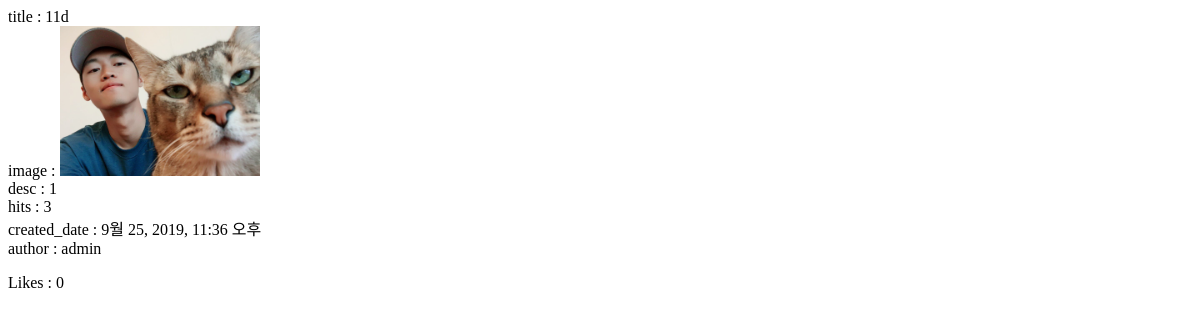
Page /image/detail/2/ on the earlier database version.
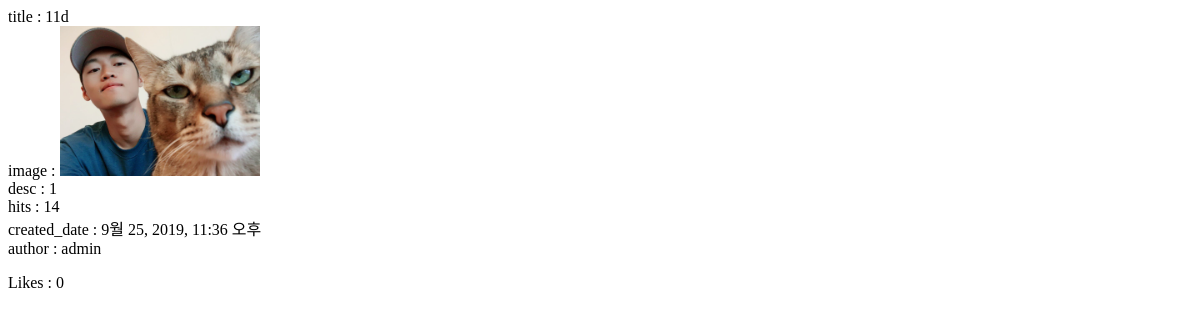
Same page on the later database version.
### imageboard/models.py (models this page shows, shortened)
class ImageBoard(models.Model):
    title = models.CharField(max_length = 50)
    author = models.ForeignKey(settings.AUTH_USER_MODEL , default=1, on_delete = models.CASCADE)
    image = models.ImageField(upload_to='imageboard/')
    desc = models.TextField(blank=True)
    created_date = models.DateTimeField(auto_now_add=True)
    hits =  models.PositiveIntegerField(default = 0) #조회수
    likes = models.ManyToManyField(settings.AUTH_USER_MODEL, blank=True ,related_name='post_likes')
    @property
    def update_counter(self):
        self.hits += 1
        self.save()

### imageboard/views.py (the view)
# urls.py: path('image/detail/<int:image_id>/', image_detail, name = 'image_detail'),
def image_detail(request, image_id):
    image_detail = get_object_or_404(ImageBoard , pk = image_id)
    return render(request, 'image_detail.html' ,{'image_detail' : image_detail})

### imageboard/templates/image_detail.html (shortened to what this page needs)
title : {{image_detail.title}}
<br> image : <img src ="{{image_detail.image.url}}" width="200px;">
<br> desc : {{image_detail.desc}}
<br> hits : {{image_detail.hits}}
<br> created_date : {{image_detail.created_date}}
<br> author : {{image_detail.author}}
<p>Likes : {{ image_detail.likes.count }}</p>

Differences in the rows shown:
changed ImageBoard "admin": hits "3" → "14"
